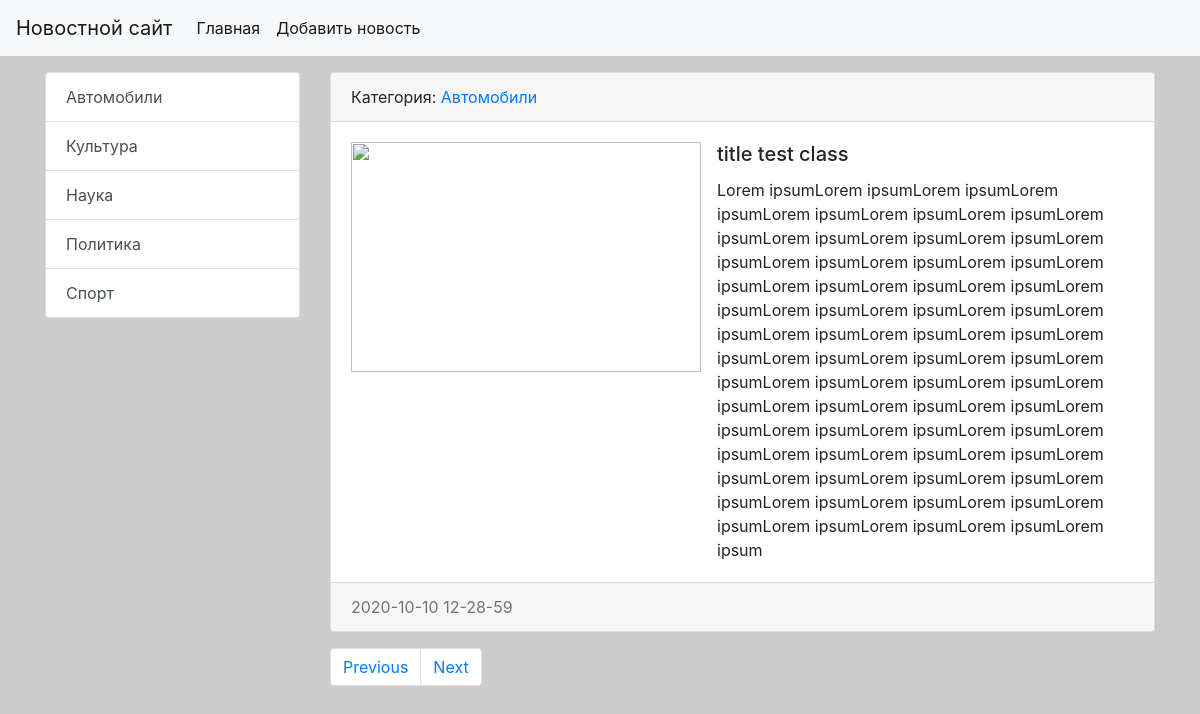
Screenshot of /news/7 with the database file from the repository.
### teproj/models.py (models this page shows, shortened)
class Category(models.Model):
    title = models.CharField(max_length=150, db_index=True, verbose_name='категория') #db_index - устанавливает индекс полю что делает поиск быстрее по этому полю
    def __str__(self):
        return self.title
    def get_absolute_url(self):
        return reverse('category', kwargs={'category_id': self.pk})
    class Meta:
        verbose_name = 'Категория'
        verbose_name_plural = 'Категории'
        ordering = ['title']

class News(models.Model):
    title = models.CharField(max_length=50, verbose_name='заголовок')
    content = models.TextField(verbose_name='контент')
    created_at = models.DateTimeField(auto_now_add=True, verbose_name='дата создания')
    updated_at = models.DateTimeField(auto_now=True, verbose_name='дата изменения')
    photo = models.ImageField(upload_to=r'photos/%Y/%m/%d/', verbose_name='картинка', blank=True)
    is_published = models.BooleanField(default=False, verbose_name='опубликовано')
    category = models.ForeignKey('Category', null=True, on_delete=models.PROTECT, verbose_name='категория')
    class Meta:
        verbose_name = 'Новость'
        verbose_name_plural = 'Новости'
        ordering = ['-created_at', 'title']

### teproj/views.py (the view)
# urls.py: path('news/<int:pk>', views.ViewNews.as_view() , name='view_news'),
class ViewNews(DetailView):
    model = News
    template_name = 'news/news_detail.html'
    context_object_name = 'item'

### teproj/templatetags/news_tags.py (called while the page is built)
@register.inclusion_tag('news/list_categories.html')
def show_categories(arg1='Hello', arg2='world'):
    categories = Category.objects.all()
    return {'categories': categories, 'arg1': arg1, 'arg2': arg2}

### teproj/templates/news/news_detail.html (shortened to what this page needs)
{% extends 'base.html' %}
{% block sidebar %}
{% include 'inc/_sidebar.html' %}
{% endblock %}
{% block content %}
  <div class="card mb-3">
      <div class="card-header">
      Категория: <a href="{{ item.category.get_absolute_url }}">{{ item.category }}</a>
      </div>
      <div class="card-body">
      <div class="media">
          {% if item.photo %}
          <img src="{{ item.photo.url }}" width="350" height="230" class="mr-3" alt="">
          {% else %}
          <img src="https://profile.ru/wp-content/uploads/2018/12/putin-trump-782x435.jpg" width="350" height="230" class="mr-3" alt="">
          {% endif %}
          <div class="media-body">
              <h5 class="card-title">{{item.title}}</h5>
              <p class="card-text">{{item.content}}</p>
          </div>
      </div>
      </div>
      <div class="card-footer text-muted">
      {{item.created_at|date:"Y-m-d H-i-s"}}
      </div>
  </div>
{% endblock %}

### teproj/templates/news/list_categories.html
<div class="list-group">
    {% for item in categories %}
    <a href="{{ item.get_absolute_url }}" class="list-group-item list-group-item-action">{{ item.title }}</a>
    {% endfor %}
  </div>

### rows the page displays
Category: title "Автомобили"
Category: title "Культура"
Category: title "Наука"
Category: title "Политика"
Category: title "Спорт"
News: category "Автомобили", title "title test class", content "Lorem ipsumLorem ipsumLorem ipsumLorem ipsumLorem ipsumLorem ipsumLorem ipsumLorem ipsumLorem ipsumLorem ipsumLorem ipsumLorem ipsumLorem ipsumLorem ipsumLorem ipsumLorem ipsumLorem ipsumLorem ipsumLorem ipsumLorem ipsumLorem ipsumLorem ipsumLorem ipsumLorem ipsumLorem ipsumLorem ipsumLorem ipsumLorem ipsumLorem ipsumLorem ipsumLorem ipsumLorem ipsumLorem ipsumLorem ipsumLorem ipsumLorem ipsumLorem ipsumLorem ipsumLorem ipsumLorem ipsumLorem ipsumLorem ipsumLorem ipsumLorem ipsumLorem ipsumLorem ipsumLorem ipsumLorem ipsumLorem ipsumLorem ipsumLorem ipsumLorem ipsumLorem ipsumLorem ipsumLorem ipsumLorem ipsumLorem ipsumLorem ipsumLorem ipsumLorem ipsum", created_at "2020-10-10 12-28-59"
